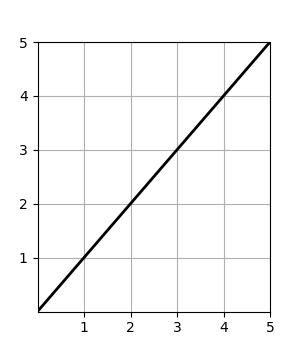
#> input picture imgs/0/A_0.0_1918001689.jpg, 300 x 350 px, given as the content of the folder ./imgs/20 - copia, which was not available
$ python imagnes_a_csv.py
#> lines starting #> are read from the running program, lines starting #| are printed output that depends on the picture
# ref : https://pub.towardsai.net/how-to-create-a-new-custom-dataset-from-images-9b95977964ab

from PIL import Image
import numpy as np
import sys
import os
import csv
# default format can be changed as needed
def createFileList(myDir, format='.jpg'):
#> called with myDir = './imgs/20 - copia', format = '.jpg'
    fileList = []
    print(myDir)
    labels = []
    names = []
    keywords = {
    "A_0_": "0", "A_1_": "1", "A_2_": "2", "A_3_": "3", "A_4_": "4",
    "A_5_": "5", "A_6_": "6", "A_7_": "7", "A_8_": "8", "A_9_": "9",
    "A_10_": "10", "A_11_": "11", "A_12_": "12", "A_13_": "13", "A_14_": "14",
    "A_15_": "15", "A_16_": "16", "A_17_": "17", "A_18_": "18", "A_19_": "19",
    "A_20_": "20"
}
    for root, dirs, files in os.walk(myDir, topdown=True):
        for name in files:
            if name.endswith(format):
                fullName = os.path.join(root, name)
                fileList.append(fullName)
            for keyword in keywords:
                if keyword in name:
                    labels.append(keywords[keyword])
                else:
                    continue
            names.append(name)
    return fileList, labels, names
# load the original image
myFileList, labels, names  = createFileList('./imgs/20 - copia')
i = 0
for file in myFileList:
    print(file)
    img_file = Image.open(file)
#> img_file is the input picture: PIL image 300x350 RGB; min 0, max 255, mean 247.3
    # img_file.show()
# get original image parameters...
    width, height = img_file.size
#> width = 300; height = 350
    format = img_file.format
#> format = 'JPEG'
    mode = img_file.mode
#> mode = 'RGB'
# Make image Greyscale
    img_grey = img_file.convert('L')
    #img_grey.save('result.png')
    #img_grey.show()
# Save Greyscale values
    value = np.asarray(img_grey.getdata(), dtype=np.int64).reshape((width, height))
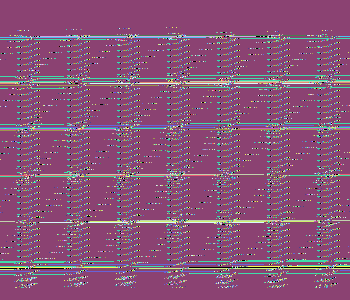
#> value: shape (300, 350) int64; 252 distinct labels, from 0 to 255; one colour per label, 0 black
    value = value.flatten()

#> (the run stopped early here; a loop or call above may not have finished)

$ run again, on imgs/0/A_0.0_3376763706.jpg
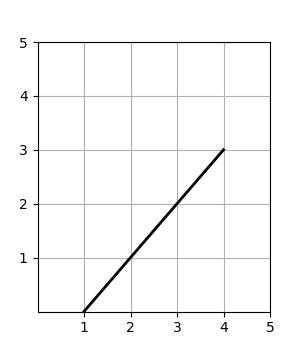
#> input picture imgs/0/A_0.0_3376763706.jpg, 300 x 350 px, given as the content of the folder ./imgs/20 - copia, which was not available
#> img_file is the input picture: PIL image 300x350 RGB; min 0, max 255, mean 248.2
#> `value = np.asarray(img_grey.getdata(), dtype=np.int64).reshape((width,..`:
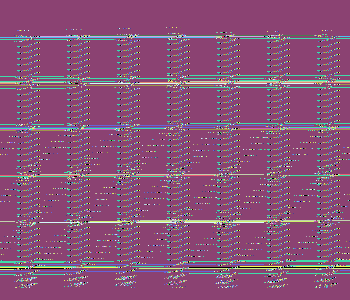
#> value: shape (300, 350) int64; 251 distinct labels, from 0 to 255; one colour per label, 0 black

$ run again, on imgs/0/A_0.0_3850967744.jpg
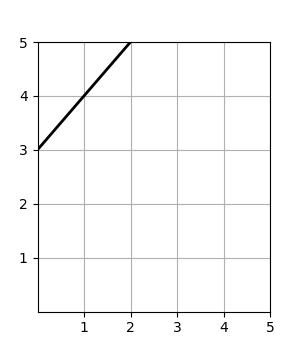
#> input picture imgs/0/A_0.0_3850967744.jpg, 300 x 350 px, given as the content of the folder ./imgs/20 - copia, which was not available
#> img_file is the input picture: PIL image 300x350 RGB; min 0, max 255, mean 248.7
#> `value = np.asarray(img_grey.getdata(), dtype=np.int64).reshape((width,..`:
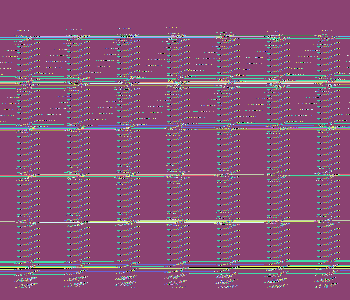
#> value: shape (300, 350) int64; 240 distinct labels, from 0 to 255; one colour per label, 0 black
